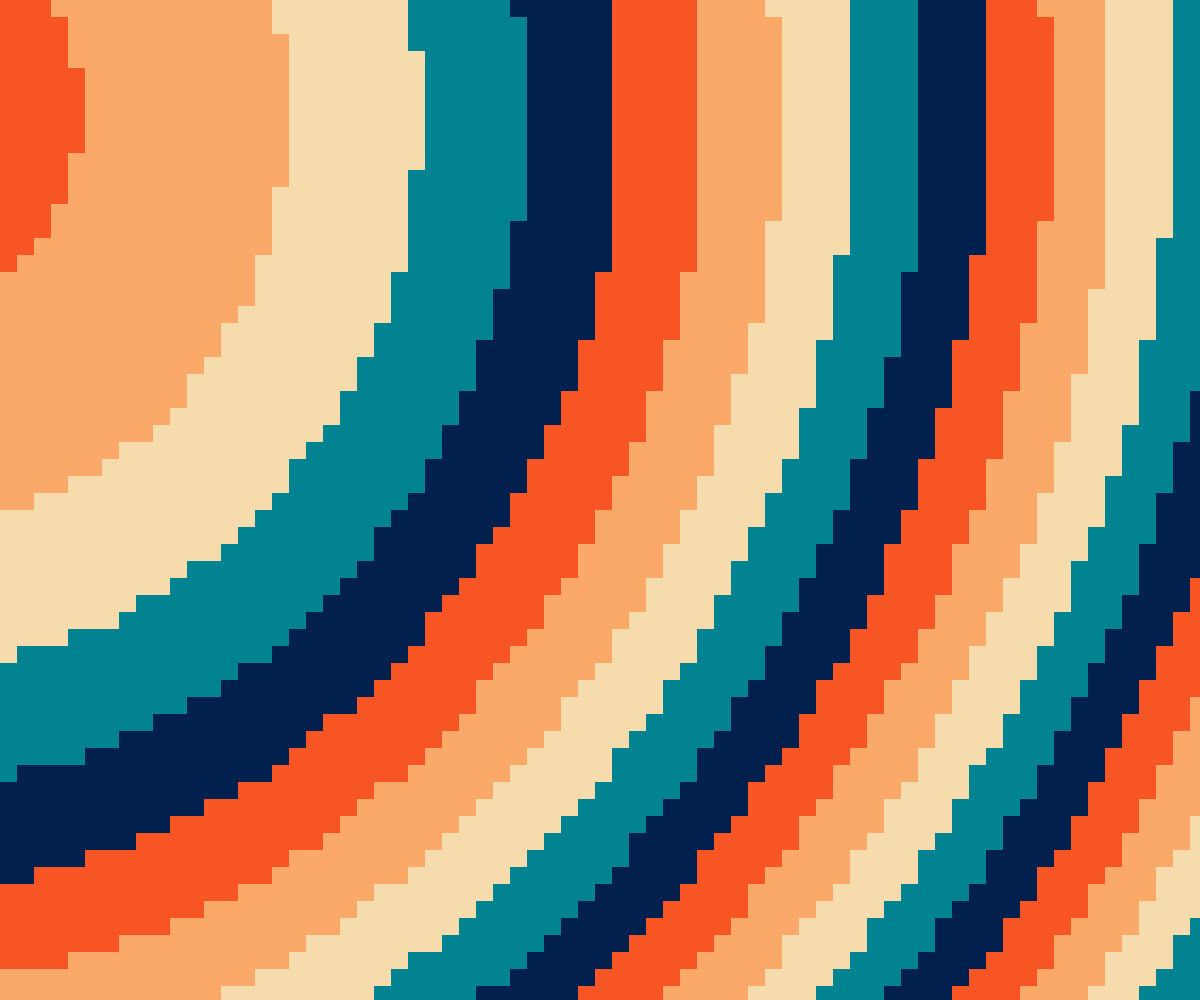
Frame 1 (no input)
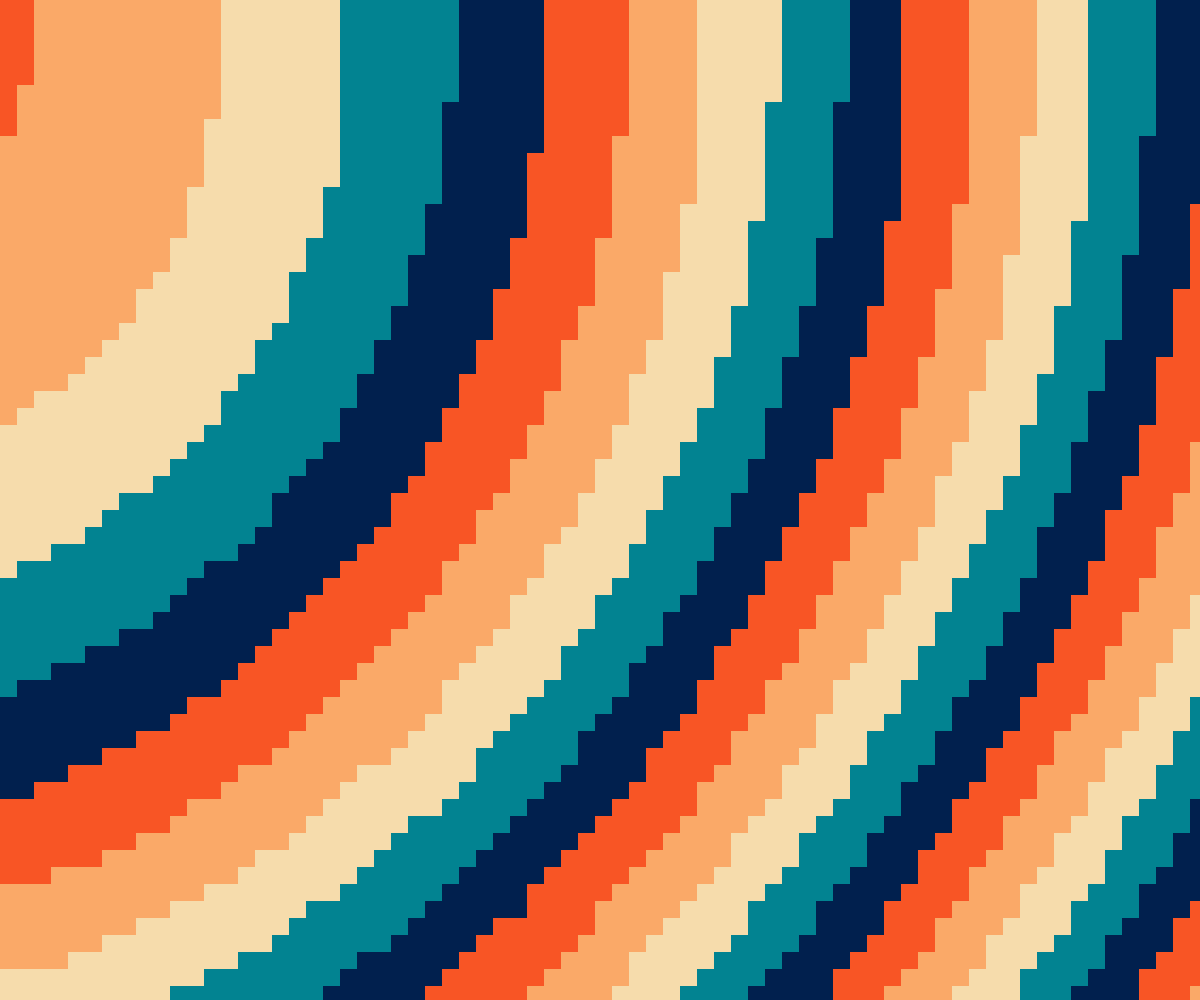
Frame 60 (no input)
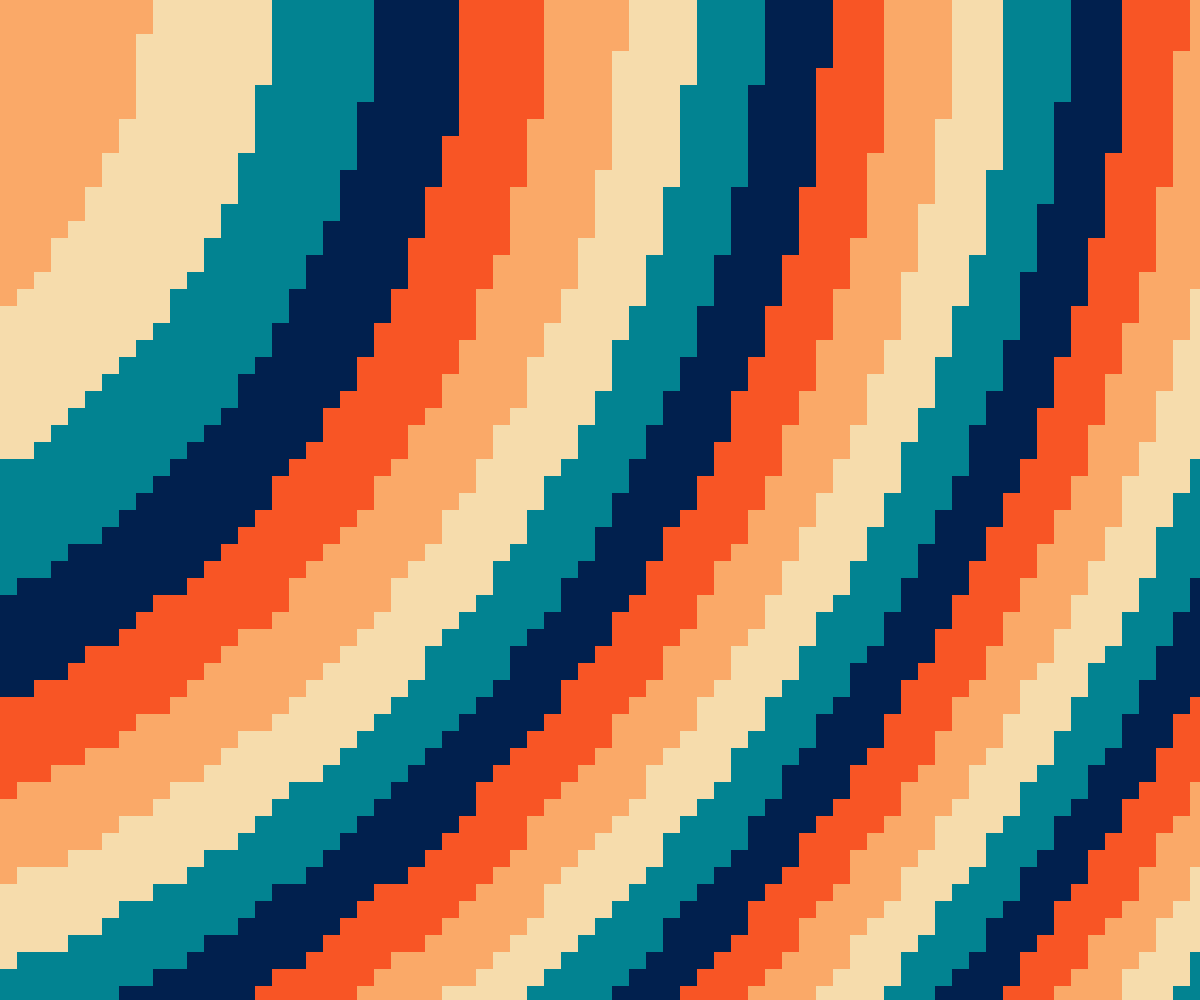
Frame 120 (the mouse pressed at the canvas centre since frame 60)

The p5.js sketch that drew these frames (run headless with seeded random() and noise() and a simulated clock; from frame 60 on, the mouse is pressed at the canvas centre):

// p5.js sketch
// ── sketch.js
let cp;
let index = 0;
let prm = [];
let grid = 10;

function setup() {
  createCanvas(windowWidth, windowHeight);

  cp = colorPalletes[index].colors;

  for (let i = 0; i < 4; i ++) {
    prm[i] = random() * TAU;
  }
}

function draw() {
  background(220);

  if(frameCount%200 == 1){
    grid = floor(random(8, 20));
    index ++;
    cp = colorPalletes[index % colorPalletes.length].colors;
    for(let i in prm){
      prm[i] = random() * TAU;
    }
  }

  for(let x = 0; x < width; x += grid){
    for (let y = 0; y < height; y += grid) {
      noStroke();
      const v = fract(fract(sin(prm[0] + frameCount / 800 + x / 1000) * 1.57) + fract(sin(prm[1] + frameCount / 700 + x / 1100) * 2.34) + fract(sin(prm[2] + frameCount / 700 + y / 1200) * 1.26) + fract(sin(prm[3] + frameCount / 900 + y / 900) * 1.87));
      const c = cp[floor(v*cp.length)];
      fill(c);
      rect(x, y, grid, grid);
    }
  }
}

class Easing {
  static easeInSine(x) {
    return 1 - Math.cos((x * Math.PI) / 2);
  }

  static easeOutSine(x) {
    return Math.sin((x * Math.PI) / 2);
  }

  static easeInOutSine(x) {
    return -(Math.cos(Math.PI * x) - 1) / 2;
  }

  static easeInQuad(x) {
    return x * x;
  }

  static easeOutQuad(x) {
    return 1 - (1 - x) * (1 - x);
  }

  static easeInOutQuad(x) {
    return x < 0.5 ? 2 * x * x : 1 - Math.pow(-2 * x + 2, 2) / 2;
  }

  static easeInCubic(x) {
    return x * x * x;
  }

  static easeOutCubic(x) {
    return 1 - Math.pow(1 - x, 3);
  }

  static easeInOutCubic(x) {
    return x < 0.5 ? 4 * x * x * x : 1 - Math.pow(-2 * x + 2, 3) / 2;
  }

  static easeInQuart(x) {
    return x * x * x * x;
  }

  static easeOutQuart(x) {
    return 1 - Math.pow(1 - x, 4);
  }

  static easeInOutQuart(x) {
    return x < 0.5 ? 8 * x * x * x * x : 1 - Math.pow(-2 * x + 2, 4) / 2;
  }

  static easeInQuint(x) {
    return x * x * x * x * x;
  }

  static easeOutQuint(x) {
    return 1 - Math.pow(1 - x, 5);
  }

  static easeInOutQuint(x) {
    return x < 0.5 ? 16 * x * x * x * x * x : 1 - Math.pow(-2 * x + 2, 5) / 2;
  }

  static easeInExpo(x) {
    return x === 0 ? 0 : Math.pow(2, 10 * x - 10);
  }

  static easeOutExpo(x) {
    return x === 1 ? 1 : 1 - Math.pow(2, -10 * x);
  }

  static easeInOutExpo(x) {
    return x === 0 ?
      0 :
      x === 1 ?
      1 :
      x < 0.5 ?
      Math.pow(2, 20 * x - 10) / 2 :
      (2 - Math.pow(2, -20 * x + 10)) / 2;
  }

  static easeInCirc(x) {
    return 1 - Math.sqrt(1 - Math.pow(x, 2));
  }

  static easeOutCirc(x) {
    return Math.sqrt(1 - Math.pow(x - 1, 2));
  }

  static easeInOutCirc(x) {
    return x < 0.5 ?
      (1 - Math.sqrt(1 - Math.pow(2 * x, 2))) / 2 :
      (Math.sqrt(1 - Math.pow(-2 * x + 2, 2)) + 1) / 2;
  }

  static easeOutBack(x) {
    const c1 = 1.70158;
    const c3 = c1 + 1;
    return 1 + c3 * Math.pow(x - 1, 3) + c1 * Math.pow(x - 1, 2);
  }

  static easeInOutBack(x) {
    const c1 = 1.70158;
    const c2 = c1 * 1.525;
    return x < 0.5 ?
      (Math.pow(2 * x, 2) * ((c2 + 1) * 2 * x - c2)) / 2 :
      (Math.pow(2 * x - 2, 2) * ((c2 + 1) * (x * 2 - 2) + c2) + 2) / 2;
  }
}

const colorPalletes = [
  {
    name: "DeepEmeraldGold",
    colors: ["#005e55", "#fff9bf", "#edb50c", "#b8003d", "#5e001f"],
  },
  {
    name: "WarmRainbow",
    colors: ["#01204E", "#028391", "#F6DCAC", "#FAA968", "#F85525"],
  },
  {
    name: "ChocolateAndCream",
    colors: ["#D54751", "#EF9A48", "#FFFCC7", "#4DA394", "#59322B"],
  },
  {
    name: "PopArt",
    colors: ["#241965", "#653993", "#9F4094", "#B73D6E", "#F19406"],
  },
  {
    name: "DeepEmeraldGold",
    colors: ["#F87523", "#FFC31B", "#E7DCC9", "#1DB7B9", "#126D68"],
  },
];
